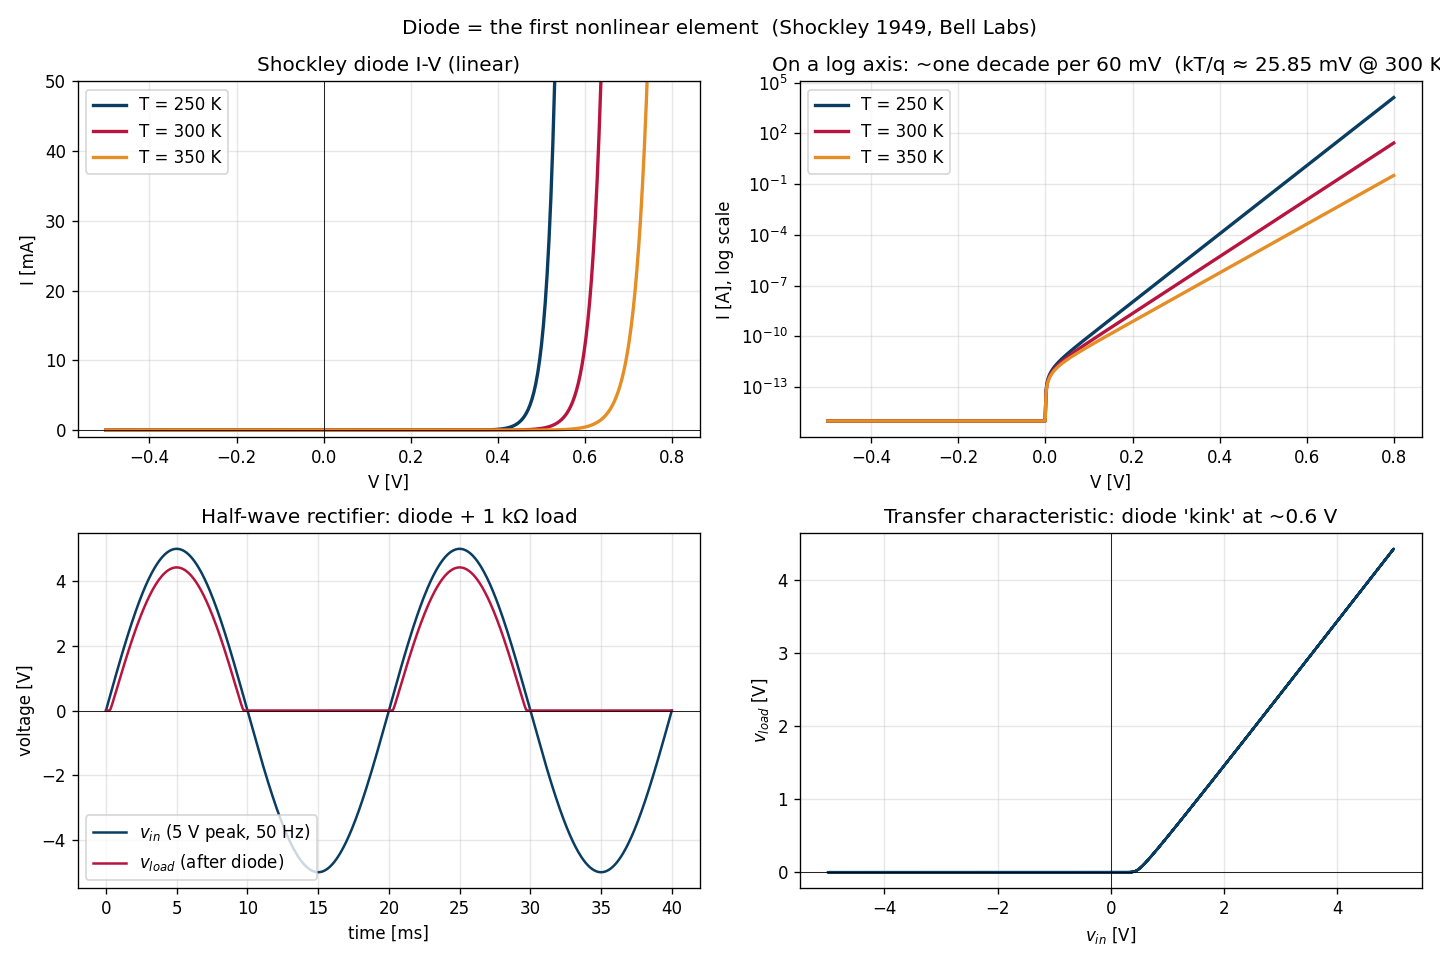

This chart was generated by the following Python code:
"""
Chapter 2.3 - The Shockley diode equation (1949).

Phenomenon
----------
A diode conducts in one direction and blocks in the other — the simplest
nonlinear electronic device, and the door into all of solid-state electronics.
Shockley wrote down the I-V relation while at Bell Labs, two years after the
transistor was demonstrated:

    I = I_s * (exp(q V / (n k T)) - 1)

  - I_s : reverse saturation current  (~10^-12 A for Si)
  - n   : ideality factor (~1 for ideal diode)
  - kT/q : thermal voltage, ~25.85 mV at room temp

The exponential is what makes diodes interesting:  every 60 mV of forward
bias multiplies current by 10x.  This is the slope behind the BJT, behind
log/anti-log amplifiers, and behind why solar cells have an open-circuit
voltage that drifts with temperature.

We compute and plot:
  (a) I-V curves at three temperatures
  (b) the same plot on a semilog scale to see the decade-per-60mV slope
  (c) a half-wave rectifier: feed a 50 Hz sine through a single diode
"""
import numpy as np
import torch
import matplotlib.pyplot as plt
import os

torch.set_default_dtype(torch.float64)

q  = 1.602e-19
kB = 1.381e-23
Is = 1e-12        # 1 pA reverse saturation current
n  = 1.0

V = torch.linspace(-0.5, 0.8, 600)

def shockley(V, T):
    Vt = kB * T / q
    return Is * (torch.exp(V / (n * Vt)) - 1)

I_300 = shockley(V, 300.0)
I_350 = shockley(V, 350.0)
I_250 = shockley(V, 250.0)

# ---------- Half-wave rectifier ----------
# Source: 5 V peak sine, in series with a 1 kOhm load and our diode.
# Solve   v_in = v_diode + i * R  with i = Shockley(v_diode)  via Newton iteration.
R_load = 1e3
fs = 50.0
T = 1.0 / fs
t = torch.linspace(0, 2 * T, 800)
v_in = 5.0 * torch.sin(2 * np.pi * fs * t)

def solve_node(v_src, T_op=300.0):
    Vt = kB * T_op / q
    vd = torch.full_like(v_src, 0.6)
    for _ in range(40):
        i  = Is * (torch.exp(vd / (n * Vt)) - 1)
        f  = v_src - vd - i * R_load
        di_dv = (Is / (n * Vt)) * torch.exp(vd / (n * Vt))
        df_dv = -1 - di_dv * R_load
        vd = vd - f / df_dv
    return vd, Is * (torch.exp(vd / (n * Vt)) - 1)

vd, i_diode = solve_node(v_in)
v_load = i_diode * R_load

# ---------- Plot ----------
fig, axes = plt.subplots(2, 2, figsize=(12, 8))

ax = axes[0, 0]
for I, T_, color in [(I_250, 250, "#0a3d62"), (I_300, 300, "#b71540"), (I_350, 350, "#e58e26")]:
    ax.plot(V.numpy(), (I*1e3).numpy(), color=color, lw=2, label=f"T = {T_} K")
ax.set_xlabel("V [V]"); ax.set_ylabel("I [mA]")
ax.set_ylim(-1, 50)
ax.axhline(0, color="k", lw=0.5); ax.axvline(0, color="k", lw=0.5)
ax.set_title("Shockley diode I-V (linear)")
ax.legend(); ax.grid(alpha=0.3)

ax = axes[0, 1]
for I, T_, color in [(I_250, 250, "#0a3d62"), (I_300, 300, "#b71540"), (I_350, 350, "#e58e26")]:
    ax.semilogy(V.numpy(), torch.clamp(I, 1e-15, None).numpy(), color=color, lw=2, label=f"T = {T_} K")
ax.set_xlabel("V [V]"); ax.set_ylabel("I [A], log scale")
ax.set_title("On a log axis: ~one decade per 60 mV  (kT/q ≈ 25.85 mV @ 300 K)")
ax.legend(); ax.grid(alpha=0.3, which="both")

ax = axes[1, 0]
ax.plot(t.numpy() * 1e3, v_in.numpy(), label="$v_{in}$ (5 V peak, 50 Hz)", color="#0a3d62")
ax.plot(t.numpy() * 1e3, v_load.numpy(), label="$v_{load}$ (after diode)", color="#b71540")
ax.set_xlabel("time [ms]"); ax.set_ylabel("voltage [V]")
ax.set_title("Half-wave rectifier: diode + 1 kΩ load")
ax.legend(); ax.grid(alpha=0.3)
ax.axhline(0, color="k", lw=0.5)

ax = axes[1, 1]
ax.plot(v_in.numpy(), v_load.numpy(), color="#0a3d62")
ax.set_xlabel("$v_{in}$ [V]"); ax.set_ylabel("$v_{load}$ [V]")
ax.set_title("Transfer characteristic: diode 'kink' at ~0.6 V")
ax.grid(alpha=0.3); ax.axhline(0, color="k", lw=0.5); ax.axvline(0, color="k", lw=0.5)

fig.suptitle("Diode = the first nonlinear element  (Shockley 1949, Bell Labs)", fontsize=12)
fig.tight_layout()
out = os.path.join(os.path.dirname(__file__), "diode_iv.png")
fig.savefig(out, dpi=120)
print(f"saved {out}")
